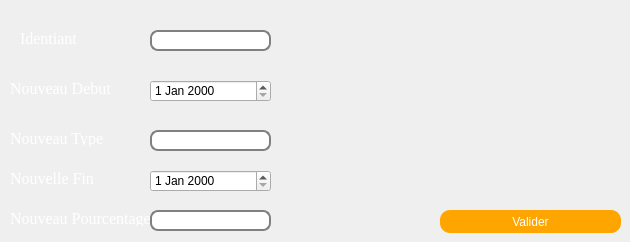
     <widget class="QWidget" name="tab_22">
      <attribute name="title">
       <string>Modifier</string>
      </attribute>
      <widget class="QLabel" name="label_52">
       <property name="geometry">
        <rect>
         <x>20</x>
         <y>30</y>
         <width>61</width>
         <height>16</height>
        </rect>
       </property>
       <property name="font">
        <font>
         <family>Times New Roman</family>
         <pointsize>12</pointsize>
        </font>
       </property>
       <property name="styleSheet">
        <string notr="true">*{
color:rgb(255, 255, 255);

}</string>
       </property>
       <property name="text">
        <string>Identiant</string>
       </property>
      </widget>
      <widget class="QLabel" name="label_53">
       <property name="geometry">
        <rect>
         <x>10</x>
         <y>80</y>
         <width>101</width>
         <height>16</height>
        </rect>
       </property>
       <property name="font">
        <font>
         <family>Times New Roman</family>
         <pointsize>12</pointsize>
        </font>
       </property>
       <property name="styleSheet">
        <string notr="true">*{
color:rgb(255, 255, 255);

}
</string>
       </property>
       <property name="text">
        <string>Nouveau Debut</string>
       </property>
      </widget>
      <widget class="QLabel" name="label_54">
       <property name="geometry">
        <rect>
         <x>10</x>
         <y>130</y>
         <width>121</width>
         <height>16</height>
        </rect>
       </property>
       <property name="font">
        <font>
         <family>Times New Roman</family>
         <pointsize>12</pointsize>
        </font>
       </property>
       <property name="styleSheet">
        <string notr="true">*{
color:rgb(255, 255, 255);

}
</string>
       </property>
       <property name="text">
        <string>Nouveau Type</string>
       </property>
      </widget>
      <widget class="QLineEdit" name="lineEdit_id_mod_teur">
       <property name="geometry">
        <rect>
         <x>150</x>
         <y>30</y>
         <width>121</width>
         <height>21</height>
        </rect>
       </property>
       <property name="styleSheet">
        <string notr="true">QLineEdit {
padding: 1px;
border-style: solid;
border: 2px solid gray;
border-radius: 8px;
}</string>
       </property>
      </widget>
      <widget class="QLineEdit" name="lineEdit_dom_mod_teurs">
       <property name="geometry">
        <rect>
         <x>150</x>
         <y>130</y>
         <width>121</width>
         <height>21</height>
        </rect>
       </property>
       <property name="styleSheet">
        <string notr="true">QLineEdit {
padding: 1px;
border-style: solid;
border: 2px solid gray;
border-radius: 8px;
}</string>
       </property>
      </widget>
      <widget class="QPushButton" name="pushButton_mod_teurs">
       <property name="geometry">
        <rect>
         <x>440</x>
         <y>210</y>
         <width>181</width>
         <height>23</height>
        </rect>
       </property>
       <property name="styleSheet">
        <string notr="true">*{
color:rgb(255, 255, 255);

}
QPushButton {
border-radius: 10px;
background-color: orange;
}
QPushButton:hover{
background-color: rgb(255,165,0,0.5);
}</string>
       </property>
       <property name="text">
        <string>Valider</string>
       </property>
      </widget>
      <widget class="QLabel" name="label_55">
       <property name="geometry">
        <rect>
         <x>10</x>
         <y>170</y>
         <width>121</width>
         <height>16</height>
        </rect>
       </property>
       <property name="font">
        <font>
         <family>Times New Roman</family>
         <pointsize>12</pointsize>
        </font>
       </property>
       <property name="styleSheet">
        <string notr="true">*{
color:rgb(255, 255, 255);

}
</string>
       </property>
       <property name="text">
        <string>Nouvelle Fin</string>
       </property>
      </widget>
      <widget class="QLabel" name="label_56">
       <property name="geometry">
        <rect>
         <x>10</x>
         <y>210</y>
         <width>141</width>
         <height>16</height>
        </rect>
       </property>
       <property name="font">
        <font>
         <family>Times New Roman</family>
         <pointsize>12</pointsize>
        </font>
       </property>
       <property name="styleSheet">
        <string notr="true">*{
color:rgb(255, 255, 255);

}
</string>
       </property>
       <property name="text">
        <string>Nouveau Pourcentage</string>
       </property>
      </widget>
      <widget class="QLineEdit" name="nvpmod">
       <property name="geometry">
        <rect>
         <x>150</x>
         <y>210</y>
         <width>121</width>
         <height>21</height>
        </rect>
       </property>
       <property name="styleSheet">
        <string notr="true">QLineEdit {
padding: 1px;
border-style: solid;
border: 2px solid gray;
border-radius: 8px;
}</string>
       </property>
      </widget>
      <widget class="QDateEdit" name="lineEdit_nom_mod_teurs">
       <property name="geometry">
        <rect>
         <x>150</x>
         <y>80</y>
         <width>121</width>
         <height>22</height>
        </rect>
       </property>
      </widget>
      <widget class="QDateEdit" name="nvf_mod">
       <property name="geometry">
        <rect>
         <x>150</x>
         <y>170</y>
         <width>121</width>
         <height>22</height>
        </rect>
       </property>
      </widget>
     </widget>
